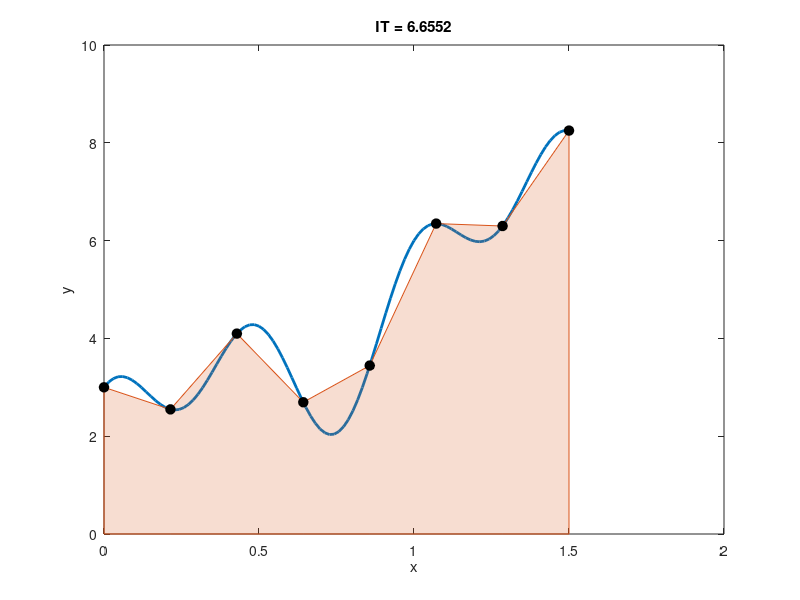

The MATLAB source for this figure:
% Example Trapezoidal Rule
clearvars
close all


f = @(x) 2 + 2.*x + x.^2 + sin(2*pi()*x) + cos(2*pi()*x./0.5);
a = 0;
b = 1.5;

n = 7;
h = (b-a)/n;

x1 = [a:h:b];
y1 = f(x1);

% Exact Integral
I = integral(f,a,b);
xplot = linspace(a,b);
yactual = f(xplot);

% Numerical Integral
IT=0;
for i=1:n
    IT = IT+(f(a+(i-1)*h) + f(a+i*h))*h/2;
end
eT = I - IT;

% Plotting
figure
plot(xplot,yactual,'LineWidth',2)
hold on
area(x1,y1,'EdgeColor',[0.8500, 0.3250, 0.0980],'FaceAlpha',0.2)
plot(x1,y1,'ok','MarkerSize',7,'MarkerFaceColor','k')
xlabel('x')
ylabel('y')
title(['IT = ',num2str(IT)])
hold off
